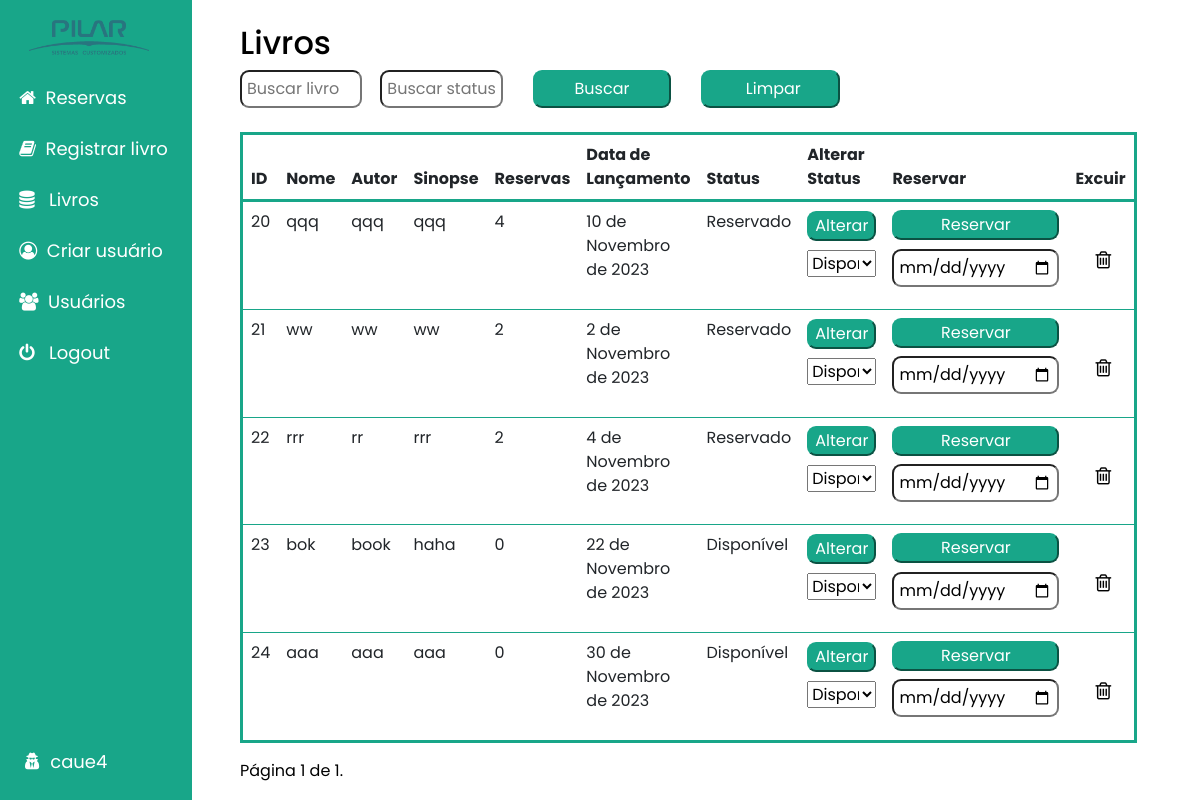
Page /show_books/filter/ (signed in) on the earlier database version.
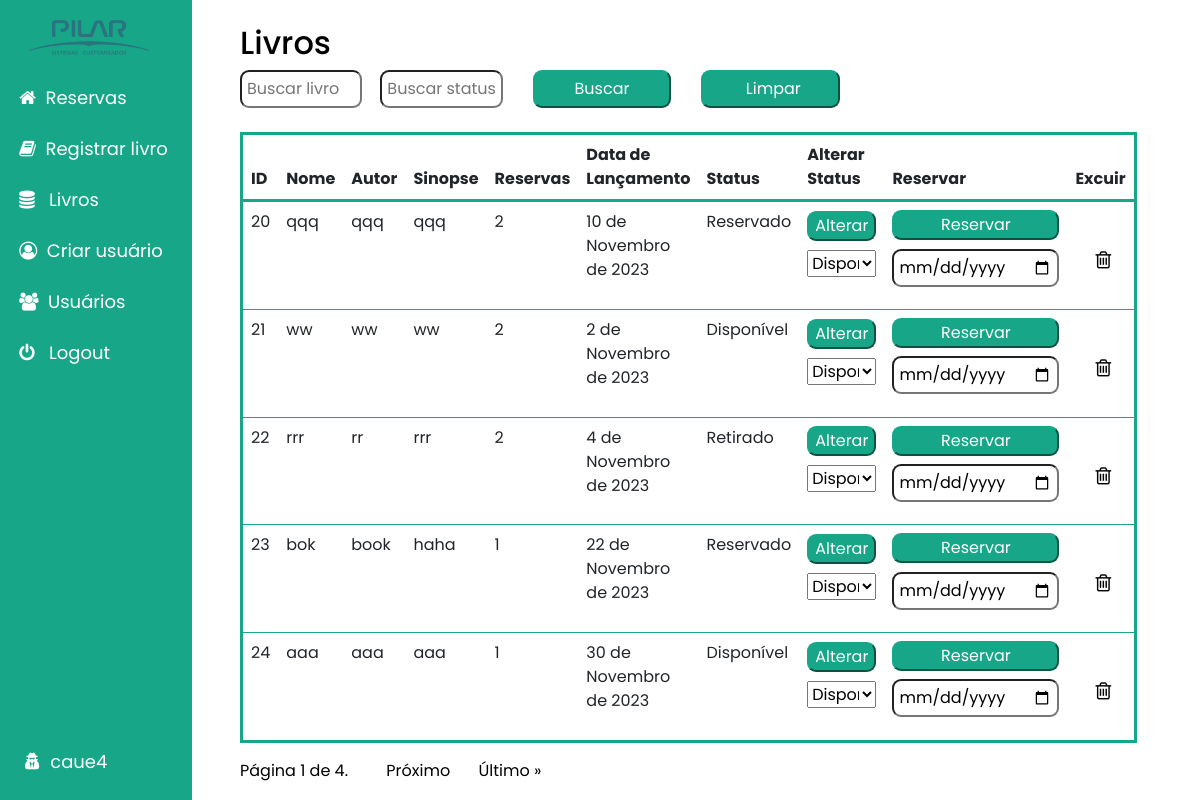
Same page on the later database version.
### main/models.py (models this page shows, shortened)
class Books(models.Model):
    name = models.CharField(max_length=200, blank=True, null=True)
    author = models.CharField(max_length=200, blank=True, null=True)
    synopsis = models.CharField(blank=True, null=True, max_length=200)
    reservations = models.ManyToManyField(Reservation, blank=True)
    reservas = models.IntegerField(default=0)
    data_lancamento = models.DateField(blank=True, null=True)
    STATUS_CHOICES = [
        ('Disponível', 'Disponível'),
        ('Reservado', 'Reservado'),
        ('Retirado', 'Retirado'),
    ]
    status = models.CharField(
        max_length=20,
        choices=STATUS_CHOICES,
        default='Disponível',
    )

### main/views.py (the view)
# urls.py: path("show_books/filter/", views.show_books_filter, name="show_books_filter"),
def show_books_filter(request):
    if request.user.is_authenticated:
        books = Books.objects.all()
        books_filter = BookFilter(request.GET, queryset=books)
        paginator = Paginator(books_filter.qs, 5)
        page = request.GET.get('page')
        try:
            books_data = paginator.page(page)
        except PageNotAnInteger:
            books_data = paginator.page(1)
        except EmptyPage:
            books_data = paginator.page(paginator.num_pages)
        return render(request, 'show_books_filters.html', {'books_data': books_data, 'form': books_filter})
    return redirect('index')

### main/templates/show_books_filters.html (shortened to what this page needs)
{% extends 'base.html' %}
{% load static %}
{% block content %}
<section class="wrapper" style="margin-left: 20%; margin-right: 30%; margin-top: 2%;">
<div class="table-wrapper">
    <h1 id="titles">Livros</h1>
    <form method="GET" action="{% url 'show_books_filter' %}" style="display: flex; align-items: center; flex-direction: row;">
        {% for field in form.form %}
            {% if field.name == 'name' %}
                <input type="{{ field.field.widget.input_type }}" name="name" value="" placeholder="Buscar livro">
            {% elif field.name == 'status' %}
                <input type="{{ field.field.widget.input_type }}" name="status" value="" placeholder="Buscar status">
            {% endif %}
        {% endfor %}
        <button type="submit" style="margin-left: 5%; padding-left: 15px; padding-right: 15px; padding-top: 5px; padding-bottom: 5px;">Buscar</button>
        <button type="submit" style="margin-left: 5%; padding-left: 15px; padding-right: 15px; padding-top: 5px; padding-bottom: 5px;"><a href="{% url 'show_books_filter' %}" style="margin-left: 5%"></a> Limpar</button>
    </form>
    <br>
    <table class="table" style="padding: 10px; border: 3px solid #18a689; border-radius: 5px; border-style: solid;">
        <thead class="table-head" style="color: white; background-color: #18a689; border: 3px solid #18a689;">
            <tr style="border: 1px solid black;">
                <th>ID</th>
                <th>Nome</th>
                <th>Autor</th>
                <th>Sinopse</th>
                <th>Reservas</th>
                <th>Data de Lançamento</th>
                <th>Status</th>
                <th>Alterar Status</th>
                <th>Reservar</th>
                <th>Excuir</th>
            </tr>
        </thead>
        <tbody>
        {% for book in books_data %}
            <tr style="padding: 10px;">
                <td>{{ book.id }}</td>
                <td>{{ book.name }}</td>
                <td>{{ book.author }}</td>
                <td>{{ book.synopsis }}</td>
                <td>{{ book.reservas }}</td>
                <td>{{ book.data_lancamento }}</td>
                <td>{{ book.status }}</td>
                <td>
                    <form method="POST" action="{% url 'update_book_status' book.id %}">
                        <button type="submit" style="margin-top: 1%;; margin-bottom: 13%;">Alterar</button>
                        <select name="new_status" style="width: 100%;">
                            <option value="Disponível">Disponível</option>
                        </select>
                        <br>
                        <br>
                    </form>
                </td>
                <td>
                    <form method="POST" action="{% url 'reserve_book' book.id %}">
                        <button style="margin-bottom: 5%;" type="submit" > Reservar </button>
                        <input type="date" style="width: 100%;" name="user_date">
                    </form>
                </td>
                <td>
                    <a style="margin-left: 20px; text-decoration: none;" href="{% url 'del_books' book.id %}" onclick="return confirm('Are you sure you want to delete this book?')">
                        <i id="cancel" class="fa fa-trash-o" aria-hidden="true" style="font-size: 20px; margin-top: 80%;"></i>
                    </a>
                </td>
            </tr>
        {% endfor %}
        </tbody>
    </table>
    <div>
        <span class="step-links">
            {% if books_data.number %}
                <span class="current" style="padding-right: 10px;">Página {{ books_data.number }} de {{ books_data.paginator.num_pages }}.</span>
            {% endif %}
            {% if books_data.has_next %}
                <a id="pagination" href="?page={{ books_data.next_page_number }}">Próximo</a>
                <a id="pagination" href="?page={{ books_data.paginator.num_pages }}">Último &raquo;</a>
            {% endif %}
        </span>
    </div>
</div>
</section>
{% endblock %}

### main/templates/base.html (shortened to what this page needs)
{% load static %}
<!DOCTYPE html>
<html lang="en">
<head>
    <link href="https://cdn.jsdelivr.net/npm/bootstrap@5.3.0-alpha3/dist/css/bootstrap.min.css" rel="stylesheet">
    <link rel="stylesheet" href="https://cdnjs.cloudflare.com/ajax/libs/font-awesome/4.7.0/css/font-awesome.min.css">
    <link rel="stylesheet" href="{% static 'base.css' %}">
</head>
<body>
    <div id="sidebar">
        <img src="{% static 'logo.png' %}" alt="Description of the image">
        {% if user.is_authenticated %}
            <a class="nav-link" href="{% url 'index' %}"><span><i class="fa fa-home" aria-hidden="true" style="margin-right: 5%;"></i>Reservas</span></a><br>
            <a class="nav-link" href="{% url 'add_books' %}"><span style="margin-left: 10%;  font-size: large;"><i class="fa fa-book" aria-hidden="true" style="margin-right: 5%;"></i>Registrar livro</span></a><br>
            <a class="nav-link" href="{% url 'show_books_filter' %}"><span><i class="fa fa-database" aria-hidden="true" style="margin-right: 5%;"></i>  Livros</span></a><br>
            <a class="nav-link" href="{% url 'register' %}"><span><i class="fa fa-user-circle-o" aria-hidden="true" style="margin-right: 5%;"></i>Criar usuário</span></a><br>
            <a class="nav-link" href="{% url 'show_users' %}"><span><i class="fa fa-users" aria-hidden="true" style="margin-right: 5%;"></i>Usuários</span></a><br>
            <a class="nav-link" href="{% url 'logout_user' %}"><span><i class="fa fa-power-off" style="margin-right: 5%;"></i> Logout</span></a><br><br>
        {% endif %}
        {% if user.is_authenticated %}
            <div id="userName"><span><i class="fa fa-user-secret" style="margin-right: 5px;"></i> {{ user.username }}</span></div>
        {% endif %}
    </div>
    {% block content %}
    {% endblock %}
</body>
</html>

### main/static/base.css (style rules this page uses)
body { font-family: "Poppins", "sans-serif"; background-color: white; color: black; height: 100%; }
#sidebar img { margin-left: 15%; margin-bottom: 15%; color: black; width: 120px; height: auto; filter: grayscale(40%); }
#pagination { margin-left: 4%; }
#titles { font-size: 2em; }
button { border-color: #18a689; background-color: #18a689; border-radius: 9px; width: 100%; color: white; }
input { width: 100%; border-radius: 9px; padding: 5px; }
#userName { position: absolute; color: #fff; bottom: 25px; font-size: 19px; width: 80%; margin-left: 5%; margin-top: 20px; font-size: large; }
a { color: black; text-decoration: none; }
#sidebar i { color: white; }
#sidebar span { margin-left: 10%; font-size: large; margin-top: 9%; }
#sidebar { position: absolute; top: 0; left: 0; color: white; width: 12rem; height: 100%; z-index: 1; background-color: #18a689; overflow-x: none; overflow-y: none; padding-top: 20px; margin: 0; }

Differences in the rows shown:
changed Books "qqq": reservas "4" → "2"
changed Books "ww": status "Reservado" → "Disponível"
changed Books "rrr": status "Reservado" → "Retirado"
changed Books "bok": reservas "0" → "1"; status "Disponível" → "Reservado"
changed Books "aaa": reservas "0" → "1"
Other differences:
{{ books_data.paginator.num_pages }}: "1" → "4"
text now shown: "Próximo Último »"
